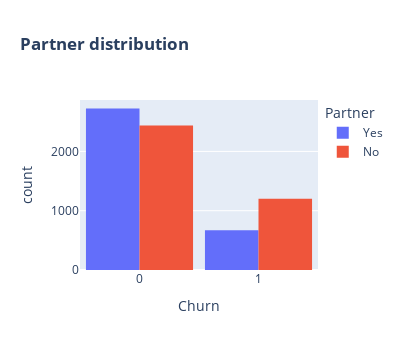

Notebook cell for this chart:
### Markdown cell above
**6. Partners**

Similar to dependents, those with no partners are more likely to opt out.

### Code cell
fig = px.histogram(df2, x="Churn", color="Partner", barmode="group", title="<b>Partner distribution</b>")
fig.update_layout(width=400, height=350, bargap=0.1)
fig.show();

### Figure 1 — Plotly figure (JSON) as saved in the notebook; plotly's stock layout.template omitted (floating-point values rounded to 4 significant figures; data arrays with more than 128 entries replaced by an {"elided": "..."} marker saying what was removed)
{"data": [{"alignmentgroup": "True", "bingroup": "x", "hovertemplate": "Partner=Yes<br>Churn=%{x}<br>count=%{y}<extra></extra>", "legendgroup": "Yes", "marker": {"color": "#636efa", "pattern": {"shape": ""}}, "name": "Yes", "offsetgroup": "Yes", "orientation": "v", "showlegend": true, "type": "histogram", "x": {"elided": "3393 int values"}, "xaxis": "x", "yaxis": "y"}, {"alignmentgroup": "True", "bingroup": "x", "hovertemplate": "Partner=No<br>Churn=%{x}<br>count=%{y}<extra></extra>", "legendgroup": "No", "marker": {"color": "#EF553B", "pattern": {"shape": ""}}, "name": "No", "offsetgroup": "No", "orientation": "v", "showlegend": true, "type": "histogram", "x": {"elided": "3639 int values"}, "xaxis": "x", "yaxis": "y"}], "layout": {"bargap": 0.1, "barmode": "group", "height": 350, "legend": {"title": {"text": "Partner"}, "tracegroupgap": 0}, "title": {"text": "<b>Partner distribution</b>"}, "width": 400, "xaxis": {"anchor": "y", "domain": [0, 1], "title": {"text": "Churn"}}, "yaxis": {"anchor": "x", "domain": [0, 1], "title": {"text": "count"}}}}
